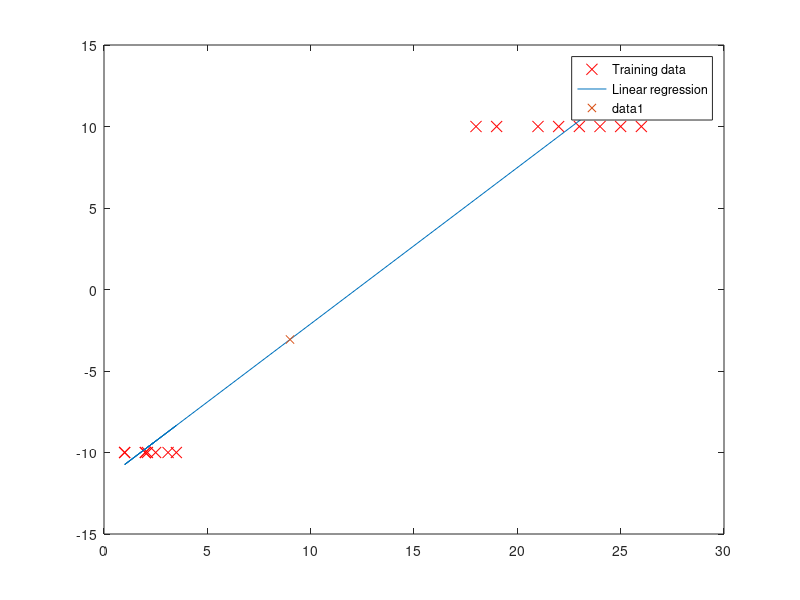

The MATLAB source for this figure:
x = [1,2,2.5,2.1,2,3.1,3.5,1,18,19,21,22,23,24,25,26]'
y = [-10,-10,-10,-10,-10,-10,-10,-10,10,10,10,10,10,10,10,10]'

function plotData(x,y)
  plot(x,y,'rx','MarkerSize',8);
end

plotData(x,y)

# Count how many data points we have
m = length(x);
# Add a column of all ones (intercept term) to x
X = [ones(m, 1) x];

# Calculate theta
theta = (pinv(X'*X))*X'*y

# Plot the fitted equation we got from the regression
hold on; # this keeps our previous plot of the training data visible
plot(X(:,2), X*theta, '-')
legend('Training data', 'Linear regression')


tx = [9]
TX = [ones(length(tx), 1) tx]
TY = TX*theta

plot(TX(:,2), TY, 'x')

hold off # Don't put any more plots on this figure